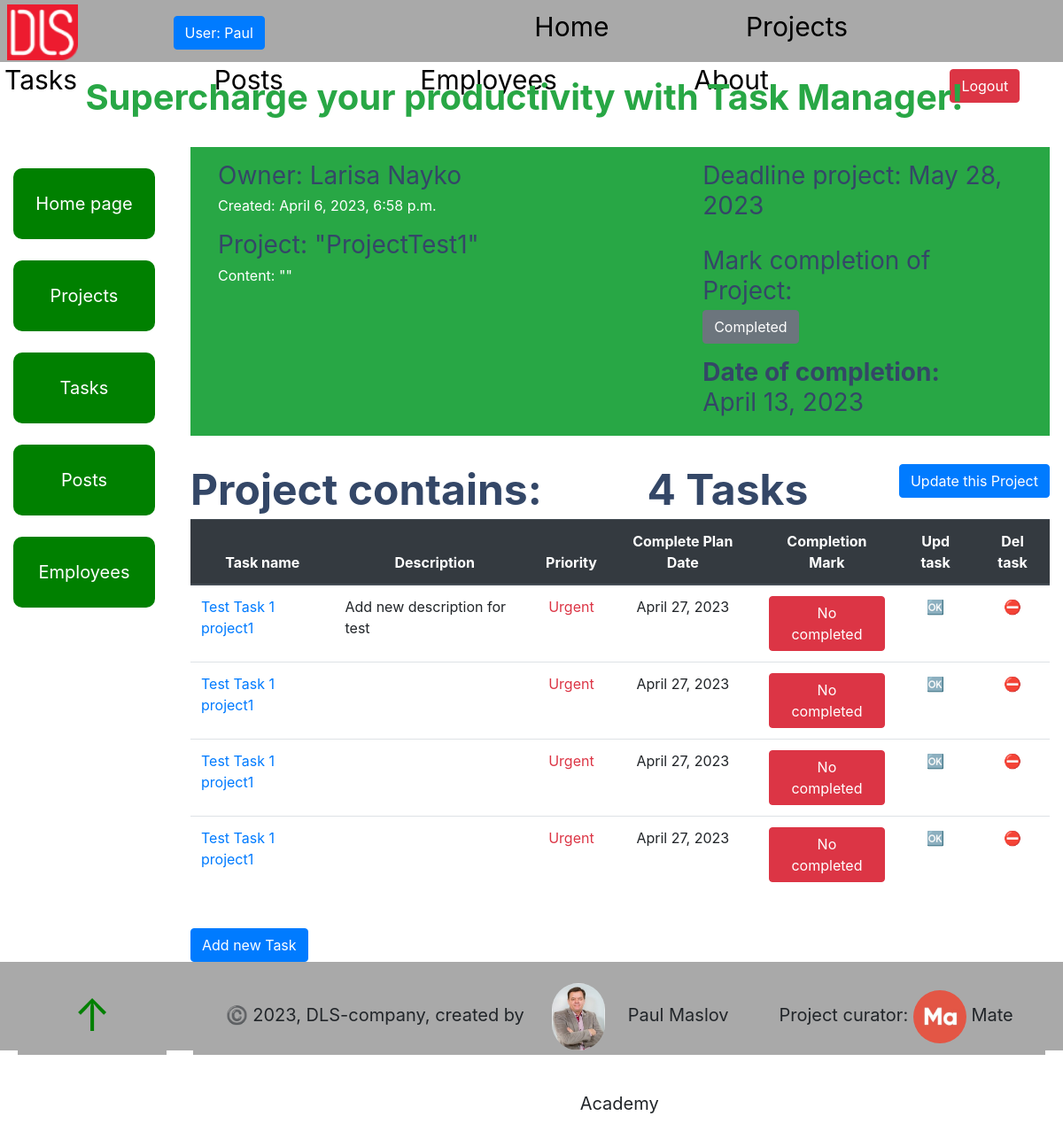
The app's page /projects/3/ (signed in) with its own data.
### task_manager/models.py (models this page shows, shortened)
class Employee(AbstractUser, ModelMeta):
    photo = models.ImageField(upload_to="static/foto_users/", blank=True)
    position = models.ForeignKey(
        Position,
        null=True,
        blank=True,
        on_delete=models.CASCADE,
        related_name="employees"
    )
    class Meta:
        ordering = ["username"]
        verbose_name = "employee"
        verbose_name_plural = "employees"
    _metadata = {
           'photo': 'get_meta_photo',
    }

class Project(models.Model):
    name = models.CharField(max_length=255)
    description = models.TextField(null=True, blank=True)
    created_time = models.DateTimeField(auto_now_add=True)
    deadline = models.DateField(null=True, blank=True)
    fact_date = models.DateField(null=True, blank=True)
    is_completed = models.BooleanField()
    owner = models.ForeignKey(
        Employee,
        on_delete=models.CASCADE,
        related_name="project",
    )
    team = models.ForeignKey(
        Team,
        on_delete=models.CASCADE,
    )
    project_type = models.ForeignKey(
        ProjectType,
        on_delete=models.CASCADE,
    )
    class Meta:
        ordering = ["deadline"]

class Task(models.Model):
    PRIORITY_CHOICES = (
        ("A", "Urgent"),
        ("B", "No_delay"),
        ("C", "Need"),
    )
    name = models.CharField(max_length=255)
    description = models.TextField(null=True, blank=True)
    created_time = models.DateTimeField(auto_now_add=True)
    deadline = models.DateField(null=True, blank=True)
    fact_date = models.DateField(null=True, blank=True)
    is_completed = models.BooleanField()
    priority = models.CharField(
        max_length=1,
        choices=PRIORITY_CHOICES,
        default="B"
    )
    project = models.ForeignKey(
        Project,
        on_delete=models.CASCADE,
        related_name="task"
    )
    assignees = models.ManyToManyField(Employee, related_name="task")
    class Meta:
        ordering = ["deadline", "priority"]

### task_manager/views.py (the view, shortened to what this page needs)
class ProjectDetailView(LoginRequiredMixin, generic.DetailView):
    context_object_name = "project_detail"
    model = Project
    queryset = Project.objects.select_related(
        "owner"
    ).prefetch_related(
        "task"
    )
    success_url = reverse_lazy("task_manager:project-list")
    def get_context_data(self, *, object_list=None, **kwargs):
        context = super(ProjectDetailView, self).get_context_data(**kwargs)
        fact_date = self.request.GET.get("fact_date", "")
        context["done_form"] = ProjectForm(
            initial={"fact_date": fact_date}
        )
        return context

### templates/task_manager/project_detail.html (shortened to what this page needs)
{% extends "base.html" %}
{% load crispy_forms_filters %}
{% block content %}
  <section class="p-3 mb-2 bg-success text-white">
    <div class="container-fluid">
      <div class="row">
        <div class="col-sm-7">
           <h3 class="project__part">
             Owner: {{ project_detail.owner.first_name }}
             {{ project_detail.owner.last_name }}
           </h3>
           <p>
             Created: {{ project_detail.created_time }}
           </p>
           <h3>Project: "{{ project_detail.name }}"</h3>
           <p>
             Content: "{{ project_detail.description }}"
           </p>
        </div>
        <div class="col-sm-5">
          <h3 class="project__part">
            Deadline project: {{ project_detail.deadline }}
          </h3>
          <br><br>
          <h3>
            Mark completion of Project:
          </h3>
          {% if project_detail.is_completed %}
            <p class="text-center btn btn-secondary">Completed</p>
            {% else %}
            <p class="text-center btn btn-danger">No completed</p>
          {% endif %}
          {% if project_detail.fact_date %}
            <h3><strong>Date of completion:</strong> &emsp; {{ project_detail.fact_date }}</h3>
          {% endif %}
        </div>
      </div>
    </div>
  </section>
  <br>
  <section>
    <h1 class="text-left">
      <strong>Project contains: &emsp;&emsp; {{ project_detail.task.all.count }} Tasks</strong>
      <a
        class="btn btn-primary"
        style="float: right"
        href="{% url 'task_manager:project-update' pk=project_detail.id %}">
        Update this Project
      </a>
    </h1>
    <table class="table">
      <thead class="thead-dark">
        <tr class="text-center">
          <th scope="col">Task name</th>
          <th scope="col">Description</th>
          <th scope="col">Priority</th>
          <th scope="col">Complete Plan Date</th>
          <th scope="col">Completion Mark</th>
          <th scope="col">Upd task</th>
          <th scope="col">Del task</th>
        </tr>
      </thead>
      <tbody>
        {% for task in project_detail.task.all %}
          <tr>
            <td><a href="{% url 'task_manager:task-detail' pk=task.id %}">{{ task.name }}</a></td>
            <td>{{ task.description }}</td>
            <td class="text-center">
              {% if task.priority == "A"  %}
                <span class="btn-outline-danger">{{ task.get_priority_display }}</span>
                {% elif task.priority == "B" %}
                <span class="btn-outline-primary">{{ task.get_priority_display }}</span>
                {% else %}
                <span class="btn-light">{{ task.get_priority_display }}</span>
              {% endif %}
            </td>
            <td class="text-center">{{ task.deadline }}</td>
            <td class="text-center">
              {% if task.is_completed %}
                <a
                  class="btn btn-success"
                  href="{% url 'task_manager:task-detail' pk=task.id %}">
                  Completed
                </a>
              {% else %}
                <a
                  class="btn btn-danger"
                  href="{% url 'task_manager:task-detail' pk=task.id %}">
                  No completed
                </a>
              {% endif %}
            </td>
            <td class="text-center">
              <a
                href="{% url 'task_manager:task-update' pk=task.id %}">
                🆗
              </a>
            </td>
            <td class="text-center">
              <a
                href="{% url 'task_manager:task-delete' pk=task.id %}">
                ⛔️
              </a>
            </td>
          </tr>
        {% endfor %}
      </tbody>
    </table>
  </section>
  <br>
  <a
    class="btn btn-primary"
    style="float: left"
    href="{% url 'task_manager:task-create' %}">
    Add new Task
  </a>
{% endblock %}

### templates/includes/navigation.html
{% load static %}
  <span class="logo">
    <a href="https://dls.ua/">
      <img src="{% static 'images/logodls.png'%}" alt="DLS logo">
    </a>
  </span>
   {% if user.is_authenticated %}
     <a
       class="login btn btn-primary"
       href="{% url 'task_manager:employee-detail' pk=user.id %}">
       User: {{ user.username }}
     </a>
     <div class="nav">
       <a class="nav__link" href="{% url 'task_manager:index' %}">Home</a>
       <a class="nav__link" href="{% url 'task_manager:project-list' %}">Projects</a>
       <a class="nav__link" href="{% url 'task_manager:task-list' %}">Tasks</a>
       <a class="nav__link" href="{% url 'task_manager:post-list' %}">Posts</a>
       <a class="nav__link" href="{% url 'task_manager:employee-list' %}">Employees</a>
       <a class="nav__link" href="{% url 'task_manager:about' %}">About</a>
     </div>
     <a class="btn btn-danger" href="{% url 'logout' %}">Logout</a>
   {% else %}
      <a class="login btn btn-success" href="{% url 'login' %}">Login</a>
      <div class="nav">
        <a class="nav__link" href="{% url 'task_manager:index' %}">Home</a>
        <a class="nav__link" href="{% url 'task_manager:about' %}">About</a>
      </div>
   {% endif %}

### static/css/styles.css (style rules this page uses)
html { scroll-behavior: smooth; }
body { margin: 0; padding: 0; box-sizing: border-box; --header-height: 70px; --footer-height: 100px; --button-height: 100px; --button-width: 100px; --bs-blue: #63B3ED; --bs-indigo: #596CFF; --bs-purple: #6f42c1; --bs-pink: #d63384; --bs-red: #F56565; --bs-orange: #fd7e14; --bs-yellow: #FBD38D; --bs-green: #81E6D9; --bs-teal: #20c997; --bs-cyan: #0dcaf0; --bs-white: #fff; --bs-gray: #6c757d; --bs-gray-dark: #343a40; --bs-gray-100: #f8f9fa; --bs-gray-200: #f0f2f5; --bs-gray-300: #dee2e6; --bs-gray-400: #ced4da; --bs-gray-500: #adb5bd; --bs-gray-600: #6c757d; --bs-gray-700: #495057; --bs-gray-800: #343a40; --bs-gray-900: #212529; --bs-primary: #e91e63; --bs-secondary: #7b809a; --bs-success: #4CAF50; --bs-info: #1A73E8; --bs-warning: #fb8c00; --bs-danger: #F44335; --bs-light: #f0f2f5; --bs-dark: #344767; --bs-primary-rgb: 233, 30, 99; --bs-secondary-rgb: 123, 128, 154; --bs-success-rgb: 76, 175, 80; --bs-info-rgb: 26, 115, 232; --bs-warning-rgb: 251, 140, 0; --bs-danger-rgb: 244, 67, 53; --bs-light-rgb: 240, 242, 245; --bs-dark-rgb: 52, 71, 103; --bs-white-rgb: 255, 255, 255; --bs-black-rgb: 0, 0, 0; --bs-body-color-rgb: 123, 128, 154; --bs-body-bg-rgb: 255, 255, 255; --bs-font-sans-serif: "Roboto", Helvetica, Arial, sans-serif; --bs-font-monospace: SFMono-Regular, Menlo, Monaco, Consolas, "Liberation Mono", "Courier New", monospace; --bs-gradient: linear-gradient(180deg, rgba(255, 255, 255, 0.15), rgba(255, 255, 255, 0)); --bs-body-font-family: var(--bs-font-sans-serif); --bs-body-font-size: 1rem; --bs-body-font-weight: 400; --bs-body-line-height: 1.5; --bs-body-color: #7b809a; --bs-body-bg: #fff; --bs-border-width: 1px; --bs-border-style: solid; --bs-border-color: #dee2e6; --bs-border-color-translucent: rgba(0, 0, 0, 0.175); --bs-border-radius: 0.375rem; --bs-border-radius-sm: 0.125rem; --bs-border-radius-lg: 0.5rem; --bs-border-radius-xl: 0.75rem; --bs-border-radius-2xl: 1rem; --bs-border-radius-pill: 50rem; --bs-heading-color: #344767; --bs-link-color: #e91e63; --bs-link-hover-color: #e91e63; --bs-code-color: #d63384; --bs-highlight-bg: #fcf8e3; }
.nav { margin-right: 50px; display: inline; }
.nav__link { margin-right: 150px; display: inline-block; font-size: 30px; color: black; text-decoration: burlywood; }
.project__part { display: inline-block; }
.logo { margin-right: 100px; padding: 3px; }
.logo img { width: 80px; }
.login { margin-right: 300px; }
h1, .h1, h2, .h2, h3, .h3, h4, .h4, h5, .h5, h6, .h6 { margin-top: 0; margin-bottom: 0.3rem; font-weight: 400; line-height: 1.2; color: var(--bs-heading-color); }
h1, .h1 { font-size: calc(1.425rem + 2.1vw); }

### records on screen
Employee: username "Paul"
Project: owner.first_name "Larisa", owner.last_name "Nayko", created_time "April 6, 2023, 6:58 p.m.", name "ProjectTest1", deadline "May 28, 2023", fact_date "April 13, 2023", task.all.count "4"
Task: name "Test Task 1 project1", description "Add new description for test", priority "Urgent", deadline "April 27, 2023", is_completed "No completed"
Task: name "Test Task 1 project1", priority "Urgent", deadline "April 27, 2023", is_completed "No completed"
Task: name "Test Task 1 project1", priority "Urgent", deadline "April 27, 2023", is_completed "No completed"
Task: name "Test Task 1 project1", priority "Urgent", deadline "April 27, 2023", is_completed "No completed"
